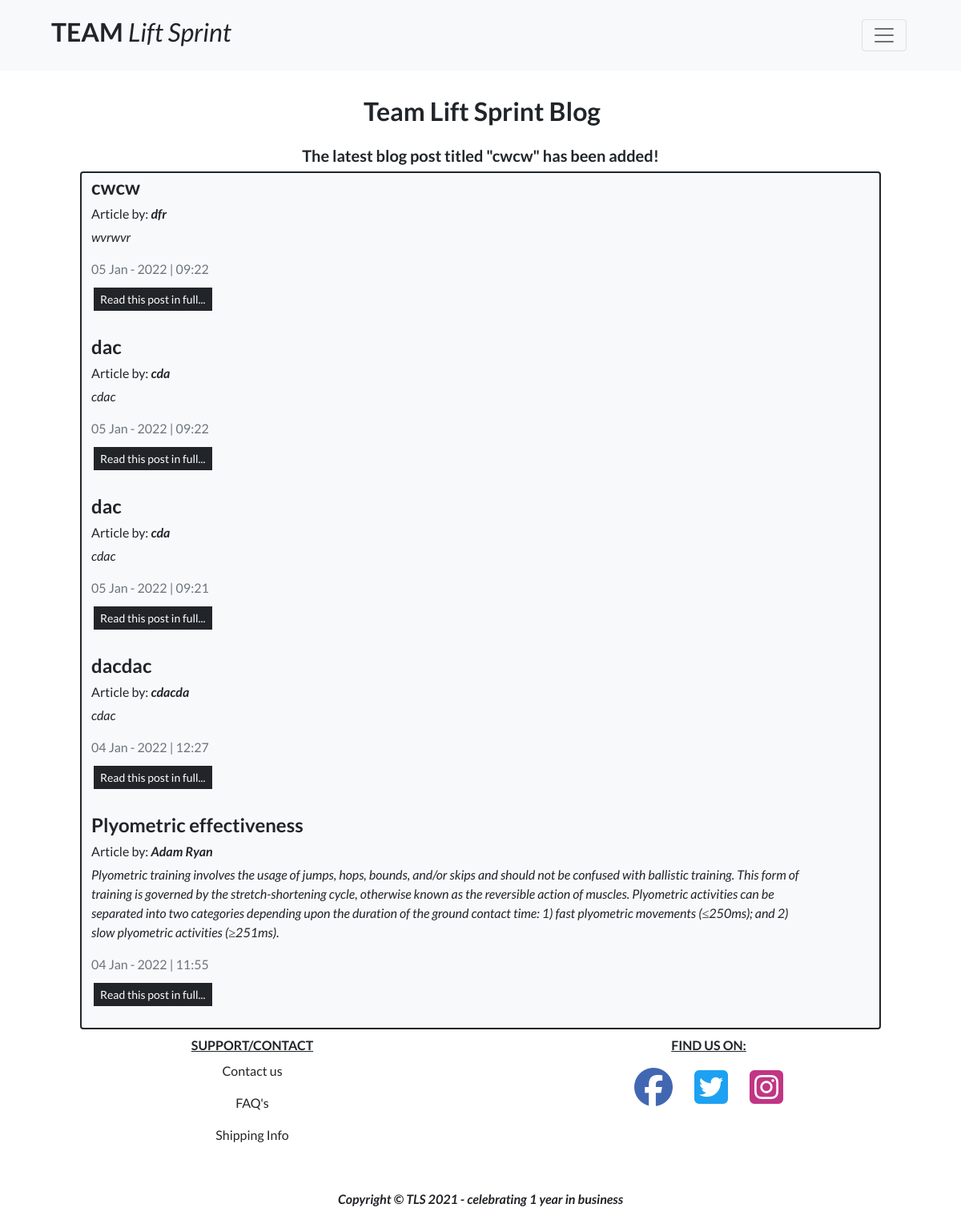
Screenshot of /blog/ with the database file from the repository.
### blog/models.py (models this page shows)
class Post(models.Model):
    class Meta:
        ordering = ['-date_added']
    blog = models.ForeignKey(
        Blog, related_name="posts", on_delete=models.CASCADE)
    title = models.CharField(max_length=100)
    slug = models.SlugField()
    author = models.CharField(max_length=255)
    intro = models.TextField()
    article = models.TextField()
    date_added = models.DateTimeField(auto_now_add=True)
    def __str__(self):
        return self.title

### blog/views.py (the view)
# urls.py: path('', views.blog, name='blog'),
def blog(request):
    blog_posts = Post.objects.all()
    latest_post = Post.objects.latest('date_added')
    template = 'blog/blog.html'
    context = {
        'blog_posts': blog_posts,
        'latest_post': latest_post,
    }
    return render(request, template, context)

### bag/contexts.py (called while the page is built, shortened)
def bag_contents(request):
    bag_items = []
    total = 0
    product_count = 0
    bag = request.session.get('bag', {})
    if total < settings.FREE_DELIVERY_THRESHOLD:
        delivery = total * Decimal(settings.STANDARD_DELIVERY_PERCENTAGE / 100)
        free_delivery_delta = settings.FREE_DELIVERY_THRESHOLD - total
    else:
        delivery = 0
        free_delivery_delta = 0
    grand_total = delivery + total
    context = {
        'bag_items': bag_items,
        'total': total,
        'product_count': product_count,
        'delivery': delivery,
        'free_delivery_delta': free_delivery_delta,
        'free_delivery_threshold': settings.FREE_DELIVERY_THRESHOLD,
        'grand_total': grand_total,
    }
    return context

### blog/templates/blog/blog.html (shortened to what this page needs)
{% extends "base.html" %}
{% load static %}
{% block page_header %}
    <div class="container position-relative pt-5 p-2 g-0">
    </div>
{% endblock %}
{% block content %}
    <div class="container position-relative pt-5 g-0">
        <div class="row">
            <div class="col">
                <h2 class="fw-bold text-center text-capitalize mb-4 mt-3 ms-1">Team Lift Sprint Blog
                {% if blog_posts %}
                    <h5 class = "text-center fw-bold">The latest blog post titled "{{ latest_post }}" has been added!</h5>
                {% endif %}
                </h2>
            </div>
        </div>
    </div>
    <div class="container col-10">
        <div class="row bg-light text-dark border border-dark rounded-2 border-2">
            {% for post in blog_posts %}
                {% if blog_posts %}
                <div class="col-lg-8 col-12 mt-1">
                    <h4 class = "fw-bold">{{ post.title }}</h4>
                </div>
                <div class="col-lg-8 col-12">
                    <h6>Article by: <i><strong>{{ post.author }}</strong></i></h6>
                </div>
                <div class="col-12 col-md-11">
                    <p><i>{{ post.intro }}</i></p>
                </div>
                <div class="col-8">
                    <div class="text-muted">{{ post.date_added | date:"d M - Y | h:i"}}</div>
                </div>
                <div class="row pb-2 mt-2 mb-3">
                    <div class="col-lg-8 col-12">
                        <a href="{% url 'post_detail'  post.slug %}" class="btn btn-dark border-light border-3 btn-sm">Read this post in full...</a>
                    </div>
                </div>
            {% else %}
                <h3>No Posts Available</h3>
            {% endif %}
            {% endfor %}
        </div>
    </div>
{% endblock %}

### static/css/base.css (style rules this page uses)
html { height: 100%; }
body { font-family: 'Lato'; }

### rows the page displays
Post: title "cwcw", author "dfr", intro "wvrwvr", post.date_added|date:'dM-Y|h:i' "05 Jan - 2022 | 09:22"
Post: title "dac", author "cda", intro "cdac", post.date_added|date:'dM-Y|h:i' "05 Jan - 2022 | 09:22"
Post: title "dac", author "cda", intro "cdac", post.date_added|date:'dM-Y|h:i' "05 Jan - 2022 | 09:21"
Post: title "dacdac", author "cdacda", intro "cdac", post.date_added|date:'dM-Y|h:i' "04 Jan - 2022 | 12:27"
Post: title "Plyometric effectiveness", author "Adam Ryan", intro "Plyometric training involves the usage of jumps, hops, bounds, and/or skips and should not be confused with ballistic training. This form of training is governed by the stretch-shortening cycle, otherwise known as the reversible action of muscles. Plyometric activities can be separated into two categories depending upon the duration of the ground contact time: 1) fast plyometric movements (≤250ms); and 2) slow plyometric activities (≥251ms).", post.date_added|date:'dM-Y|h:i' "04 Jan - 2022 | 11:55"
